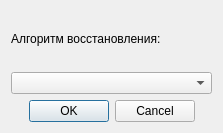
<?xml version="1.0" encoding="UTF-8"?>
<ui version="4.0">
 <class>Dialog_PacketRecovery</class>
 <widget class="QDialog" name="Dialog_PacketRecovery">
  <property name="geometry">
   <rect>
    <x>0</x>
    <y>0</y>
    <width>223</width>
    <height>133</height>
   </rect>
  </property>
  <property name="windowTitle">
   <string>Recovery options</string>
  </property>
  <property name="windowIcon">
   <iconset resource="recources.qrc">
    <normaloff>:/recources/buttons/buttonRecover.png</normaloff>:/recources/buttons/buttonRecover.png</iconset>
  </property>
  <layout class="QGridLayout" name="gridLayout">
   <item row="0" column="0">
    <widget class="QLabel" name="label">
     <property name="text">
      <string>Алгоритм восстановления:</string>
     </property>
     <property name="wordWrap">
      <bool>true</bool>
     </property>
    </widget>
   </item>
   <item row="1" column="0">
    <widget class="QComboBox" name="comboBox_algo"/>
   </item>
   <item row="2" column="0">
    <widget class="QDialogButtonBox" name="buttonBox">
     <property name="orientation">
      <enum>Qt::Horizontal</enum>
     </property>
     <property name="standardButtons">
      <set>QDialogButtonBox::Cancel|QDialogButtonBox::Ok</set>
     </property>
     <property name="centerButtons">
      <bool>true</bool>
     </property>
    </widget>
   </item>
  </layout>
 </widget>
 <resources>
  <include location="recources.qrc"/>
 </resources>
 <connections>
  <connection>
   <sender>buttonBox</sender>
   <signal>accepted()</signal>
   <receiver>Dialog_PacketRecovery</receiver>
   <slot>accept()</slot>
   <hints>
    <hint type="sourcelabel">
     <x>248</x>
     <y>254</y>
    </hint>
    <hint type="destinationlabel">
     <x>157</x>
     <y>274</y>
    </hint>
   </hints>
  </connection>
  <connection>
   <sender>buttonBox</sender>
   <signal>rejected()</signal>
   <receiver>Dialog_PacketRecovery</receiver>
   <slot>reject()</slot>
   <hints>
    <hint type="sourcelabel">
     <x>316</x>
     <y>260</y>
    </hint>
    <hint type="destinationlabel">
     <x>286</x>
     <y>274</y>
    </hint>
   </hints>
  </connection>
 </connections>
</ui>
